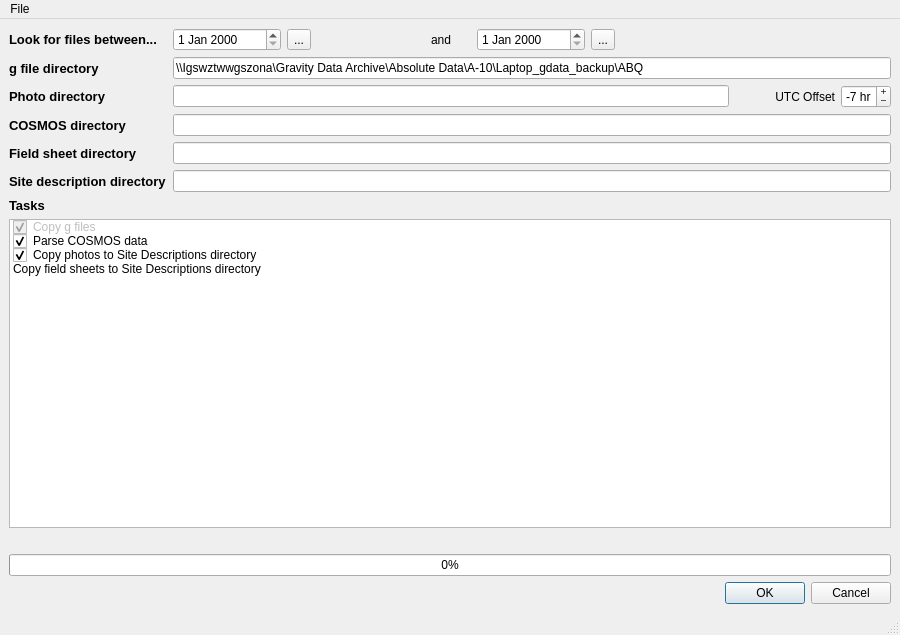
<?xml version="1.0" encoding="UTF-8"?>
<ui version="4.0">
 <class>MainWindow</class>
 <widget class="QMainWindow" name="MainWindow">
  <property name="enabled">
   <bool>true</bool>
  </property>
  <property name="geometry">
   <rect>
    <x>0</x>
    <y>0</y>
    <width>900</width>
    <height>635</height>
   </rect>
  </property>
  <property name="minimumSize">
   <size>
    <width>900</width>
    <height>0</height>
   </size>
  </property>
  <property name="maximumSize">
   <size>
    <width>1200</width>
    <height>16777215</height>
   </size>
  </property>
  <property name="windowTitle">
   <string>SGP Field Trip Ingestor</string>
  </property>
  <widget class="QWidget" name="centralwidget">
   <layout class="QGridLayout" name="gridLayout">
    <item row="10" column="1" colspan="9">
     <widget class="QLineEdit" name="sitedescriptionLineEdit">
      <property name="minimumSize">
       <size>
        <width>620</width>
        <height>0</height>
       </size>
      </property>
     </widget>
    </item>
    <item row="11" column="0">
     <widget class="QLabel" name="label_6">
      <property name="font">
       <font>
        <pointsize>10</pointsize>
        <weight>75</weight>
        <bold>true</bold>
       </font>
      </property>
      <property name="text">
       <string>Tasks</string>
      </property>
     </widget>
    </item>
    <item row="10" column="0">
     <widget class="QLabel" name="label_9">
      <property name="font">
       <font>
        <pointsize>10</pointsize>
        <weight>75</weight>
        <bold>true</bold>
       </font>
      </property>
      <property name="text">
       <string>Site description directory</string>
      </property>
     </widget>
    </item>
    <item row="5" column="8">
     <widget class="QLabel" name="label_8">
      <property name="maximumSize">
       <size>
        <width>100</width>
        <height>16777215</height>
       </size>
      </property>
      <property name="text">
       <string>UTC Offset</string>
      </property>
      <property name="alignment">
       <set>Qt::AlignRight|Qt::AlignTrailing|Qt::AlignVCenter</set>
      </property>
     </widget>
    </item>
    <item row="2" column="5">
     <widget class="QDateEdit" name="endDateEdit">
      <property name="maximumSize">
       <size>
        <width>120</width>
        <height>16777215</height>
       </size>
      </property>
     </widget>
    </item>
    <item row="2" column="4">
     <widget class="QLabel" name="label_3">
      <property name="sizePolicy">
       <sizepolicy hsizetype="Preferred" vsizetype="Preferred">
        <horstretch>0</horstretch>
        <verstretch>0</verstretch>
       </sizepolicy>
      </property>
      <property name="maximumSize">
       <size>
        <width>40</width>
        <height>16777215</height>
       </size>
      </property>
      <property name="text">
       <string>and</string>
      </property>
     </widget>
    </item>
    <item row="7" column="1" colspan="9">
     <widget class="QLineEdit" name="fieldsheetLineEdit">
      <property name="minimumSize">
       <size>
        <width>620</width>
        <height>0</height>
       </size>
      </property>
     </widget>
    </item>
    <item row="15" column="7" colspan="3">
     <widget class="QDialogButtonBox" name="buttonBox">
      <property name="orientation">
       <enum>Qt::Horizontal</enum>
      </property>
      <property name="standardButtons">
       <set>QDialogButtonBox::Cancel|QDialogButtonBox::Ok</set>
      </property>
     </widget>
    </item>
    <item row="2" column="1">
     <widget class="QDateEdit" name="startDateEdit">
      <property name="minimumSize">
       <size>
        <width>0</width>
        <height>0</height>
       </size>
      </property>
      <property name="maximumSize">
       <size>
        <width>120</width>
        <height>16777215</height>
       </size>
      </property>
     </widget>
    </item>
    <item row="5" column="9">
     <widget class="QSpinBox" name="spinBox">
      <property name="minimumSize">
       <size>
        <width>0</width>
        <height>0</height>
       </size>
      </property>
      <property name="maximumSize">
       <size>
        <width>50</width>
        <height>16777215</height>
       </size>
      </property>
      <property name="buttonSymbols">
       <enum>QAbstractSpinBox::PlusMinus</enum>
      </property>
      <property name="suffix">
       <string> hr</string>
      </property>
      <property name="minimum">
       <number>-12</number>
      </property>
      <property name="maximum">
       <number>12</number>
      </property>
      <property name="value">
       <number>-7</number>
      </property>
     </widget>
    </item>
    <item row="12" column="0" colspan="10">
     <widget class="QListWidget" name="listWidget">
      <item>
       <property name="text">
        <string>Copy g files</string>
       </property>
       <property name="checkState">
        <enum>Checked</enum>
       </property>
       <property name="flags">
        <set>ItemIsSelectable|ItemIsDragEnabled|ItemIsUserCheckable</set>
       </property>
      </item>
      <item>
       <property name="text">
        <string>Parse COSMOS data</string>
       </property>
       <property name="checkState">
        <enum>Checked</enum>
       </property>
      </item>
      <item>
       <property name="text">
        <string>Copy photos to Site Descriptions directory</string>
       </property>
       <property name="checkState">
        <enum>Checked</enum>
       </property>
      </item>
      <item>
       <property name="text">
        <string>Copy field sheets to Site Descriptions directory</string>
       </property>
       <property name="checkState">
        <enum>Unchecked</enum>
       </property>
      </item>
     </widget>
    </item>
    <item row="6" column="0">
     <widget class="QLabel" name="label_5">
      <property name="font">
       <font>
        <pointsize>10</pointsize>
        <weight>75</weight>
        <bold>true</bold>
       </font>
      </property>
      <property name="frameShape">
       <enum>QFrame::NoFrame</enum>
      </property>
      <property name="text">
       <string>COSMOS directory</string>
      </property>
     </widget>
    </item>
    <item row="6" column="1" colspan="9">
     <widget class="QLineEdit" name="cosmosLineEdit">
      <property name="minimumSize">
       <size>
        <width>620</width>
        <height>0</height>
       </size>
      </property>
     </widget>
    </item>
    <item row="14" column="0" colspan="10">
     <widget class="QProgressBar" name="progressBar">
      <property name="value">
       <number>0</number>
      </property>
     </widget>
    </item>
    <item row="5" column="1" colspan="7">
     <widget class="QLineEdit" name="photoLineEdit"/>
    </item>
    <item row="3" column="0">
     <widget class="QLabel" name="label">
      <property name="font">
       <font>
        <pointsize>10</pointsize>
        <weight>75</weight>
        <bold>true</bold>
       </font>
      </property>
      <property name="text">
       <string>g file directory</string>
      </property>
     </widget>
    </item>
    <item row="2" column="2">
     <widget class="QToolButton" name="toolButton">
      <property name="text">
       <string>...</string>
      </property>
      <property name="icon">
       <iconset>
        <normaloff>cal.jpg</normaloff>cal.jpg</iconset>
      </property>
     </widget>
    </item>
    <item row="3" column="1" colspan="9">
     <widget class="QLineEdit" name="gLineEdit">
      <property name="text">
       <string>\\Igswztwwgszona\Gravity Data Archive\Absolute Data\A-10\Laptop_gdata_backup\ABQ</string>
      </property>
     </widget>
    </item>
    <item row="2" column="0">
     <widget class="QLabel" name="label_2">
      <property name="font">
       <font>
        <pointsize>10</pointsize>
        <weight>75</weight>
        <bold>true</bold>
       </font>
      </property>
      <property name="text">
       <string>Look for files between...</string>
      </property>
     </widget>
    </item>
    <item row="5" column="0">
     <widget class="QLabel" name="label_4">
      <property name="font">
       <font>
        <pointsize>10</pointsize>
        <weight>75</weight>
        <bold>true</bold>
       </font>
      </property>
      <property name="text">
       <string>Photo directory</string>
      </property>
     </widget>
    </item>
    <item row="7" column="0">
     <widget class="QLabel" name="label_7">
      <property name="font">
       <font>
        <pointsize>10</pointsize>
        <weight>75</weight>
        <bold>true</bold>
       </font>
      </property>
      <property name="text">
       <string>Field sheet directory</string>
      </property>
     </widget>
    </item>
    <item row="13" column="0" colspan="10">
     <widget class="QLabel" name="statusLabel">
      <property name="enabled">
       <bool>true</bool>
      </property>
      <property name="text">
       <string/>
      </property>
     </widget>
    </item>
    <item row="2" column="6">
     <widget class="QToolButton" name="toolButton_2">
      <property name="text">
       <string>...</string>
      </property>
      <property name="icon">
       <iconset>
        <normaloff>cal.jpg</normaloff>cal.jpg</iconset>
      </property>
     </widget>
    </item>
   </layout>
  </widget>
  <widget class="QMenuBar" name="menubar">
   <property name="geometry">
    <rect>
     <x>0</x>
     <y>0</y>
     <width>900</width>
     <height>31</height>
    </rect>
   </property>
   <widget class="QMenu" name="menuFile">
    <property name="title">
     <string>File</string>
    </property>
    <addaction name="actionPreferences"/>
    <addaction name="separator"/>
    <addaction name="actionQuit"/>
   </widget>
   <addaction name="menuFile"/>
  </widget>
  <widget class="QStatusBar" name="statusbar"/>
  <action name="actionPreferences">
   <property name="text">
    <string>Preferences...</string>
   </property>
   <property name="shortcut">
    <string>Ctrl+E</string>
   </property>
  </action>
  <action name="actionQuit">
   <property name="text">
    <string>Quit</string>
   </property>
   <property name="shortcut">
    <string>Ctrl+Q</string>
   </property>
  </action>
 </widget>
 <resources/>
 <connections>
  <connection>
   <sender>actionQuit</sender>
   <signal>triggered()</signal>
   <receiver>MainWindow</receiver>
   <slot>close()</slot>
   <hints>
    <hint type="sourcelabel">
     <x>-1</x>
     <y>-1</y>
    </hint>
    <hint type="destinationlabel">
     <x>399</x>
     <y>299</y>
    </hint>
   </hints>
  </connection>
  <connection>
   <sender>buttonBox</sender>
   <signal>accepted()</signal>
   <receiver>MainWindow</receiver>
   <slot>ingest()</slot>
   <hints>
    <hint type="sourcelabel">
     <x>390</x>
     <y>536</y>
    </hint>
    <hint type="destinationlabel">
     <x>399</x>
     <y>299</y>
    </hint>
   </hints>
  </connection>
  <connection>
   <sender>buttonBox</sender>
   <signal>rejected()</signal>
   <receiver>MainWindow</receiver>
   <slot>close()</slot>
   <hints>
    <hint type="sourcelabel">
     <x>390</x>
     <y>536</y>
    </hint>
    <hint type="destinationlabel">
     <x>399</x>
     <y>299</y>
    </hint>
   </hints>
  </connection>
  <connection>
   <sender>toolButton</sender>
   <signal>clicked()</signal>
   <receiver>MainWindow</receiver>
   <slot>show_date_start()</slot>
   <hints>
    <hint type="sourcelabel">
     <x>355</x>
     <y>112</y>
    </hint>
    <hint type="destinationlabel">
     <x>294</x>
     <y>299</y>
    </hint>
   </hints>
  </connection>
  <connection>
   <sender>toolButton_2</sender>
   <signal>clicked()</signal>
   <receiver>MainWindow</receiver>
   <slot>show_date_end()</slot>
   <hints>
    <hint type="sourcelabel">
     <x>534</x>
     <y>112</y>
    </hint>
    <hint type="destinationlabel">
     <x>294</x>
     <y>299</y>
    </hint>
   </hints>
  </connection>
 </connections>
 <slots>
  <slot>set_date()</slot>
  <slot>show_date_start()</slot>
  <slot>show_date_end()</slot>
  <slot>ingest()</slot>
 </slots>
</ui>
